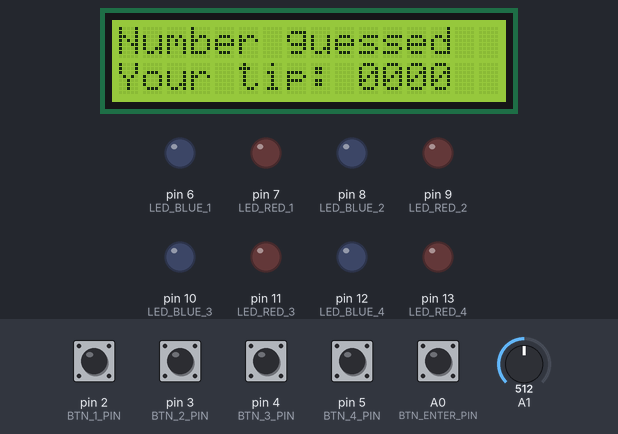
Bench run of a sketch on a simulated Arduino Uno, built with avr-gcc and run on an emulated ATmega328P. On the bench: 16×2 character LCD, output pins drawn as LEDs (lit = HIGH). The test bench sets the inputs (shaded band); at power-on: A0 (BTN_ENTER_PIN), pin 2 (BTN_1_PIN), pin 3 (BTN_2_PIN), pin 4 (BTN_3_PIN), pin 5 (BTN_4_PIN) LOW, A1 = 512. Random numbers use the default seed unless the sketch sets one; what the sketch prints to the serial monitor is not drawn. At 15.7 s the program stops and its outputs stay as they are.

Above: at 5.1 s.
5.2 s: A0 (BTN_ENTER_PIN) pulled HIGH for 1 s
At 6.9 s:
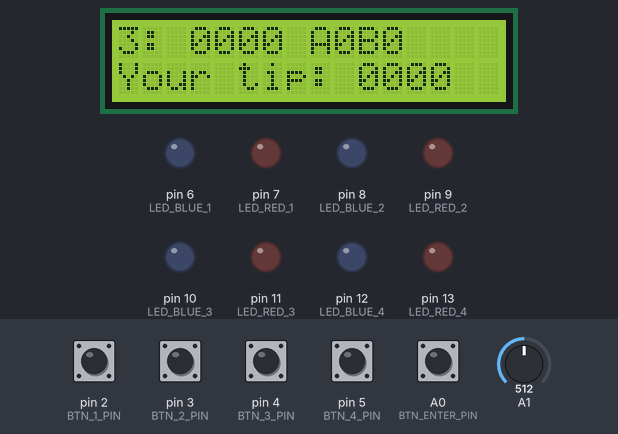
7.7 s: pin 3 (BTN_2_PIN) pulled HIGH for 1 s
At 8.9 s:
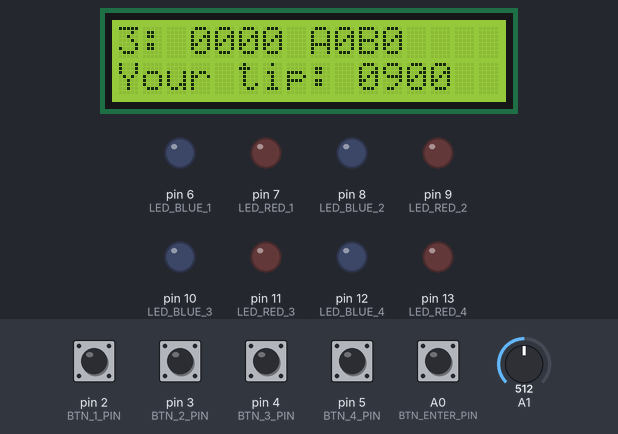
10.2 s: pin 2 (BTN_1_PIN) pulled HIGH for 0.2 s
At 11.4 s:
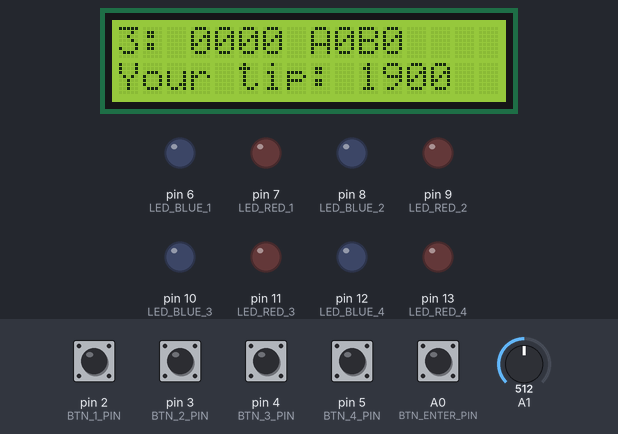
11.9 s: A0 (BTN_ENTER_PIN) pulled HIGH for 0.2 s
At 13.2 s:
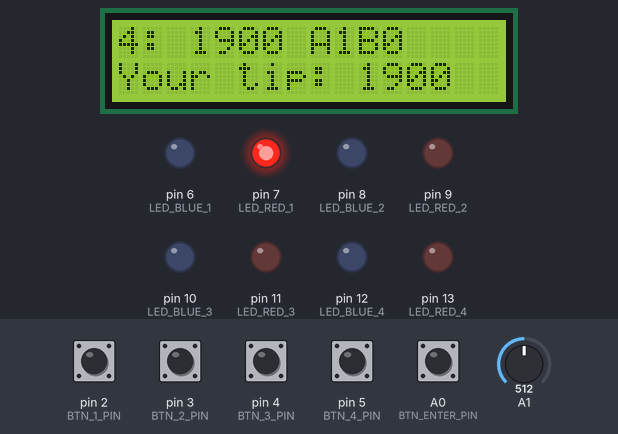
13.6 s: A0 (BTN_ENTER_PIN) pulled HIGH for 1 s
At 16.3 s:
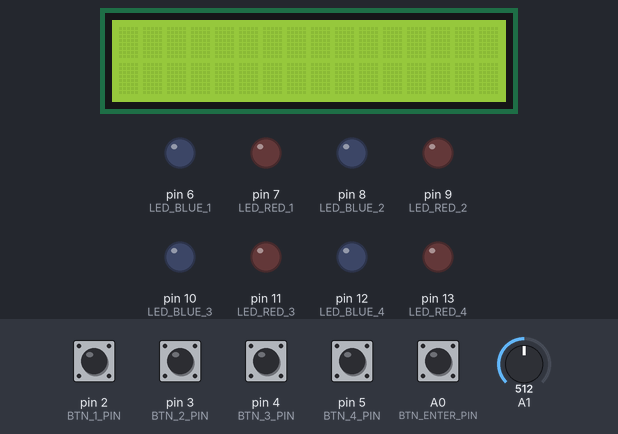
Timing chart, 0 to 17.2 s (numbered marks = the images above; inputs shaded):
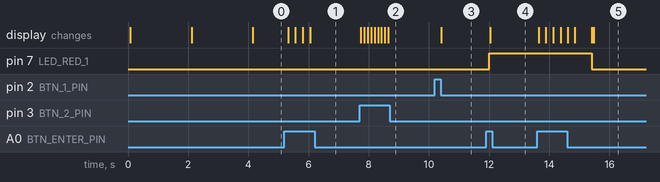

Measured:
- after the input at 5.2 s, the display: first changes after 0.12 s (image 1 shows a later state)
- after the input at 7.7 s, the display: first changes at once (image 2 shows a later state)
- after the input at 10.2 s, the display: changes after 0.21 s (image 3)
- after the input at 11.9 s, pin 7 (LED_RED_1): LOW → HIGH after 0.11 s; the display: changes after 0.14 s (image 4)
- after the input at 13.6 s, pin 7 (LED_RED_1): HIGH → LOW after 1.8 s; the display: first changes at once (image 5 shows a later state)

The sketch:

main.ino
```cpp
//YWROBOT
//Compatible with the Arduino IDE 1.0
//Library version:1.1


#include "mastermind.h"

 // set the LCD address to 0x27 for a 16 chars and 2 line display

void setup()
{
                     // initialize the lcd
  Serial.begin(9600);
  // Print a message to the LCD.

  randomSeed(analogRead(1));

  pinMode(LED_RED_1, OUTPUT);
  pinMode(LED_RED_2, OUTPUT);
  pinMode(LED_RED_3, OUTPUT);
  pinMode(LED_RED_4, OUTPUT);
  pinMode(LED_BLUE_1, OUTPUT);
  pinMode(LED_BLUE_2, OUTPUT);
  pinMode(LED_BLUE_3, OUTPUT);
  pinMode(LED_BLUE_4, OUTPUT);
  pinMode(BTN_1_PIN, INPUT);
  pinMode(BTN_2_PIN, INPUT);
  pinMode(BTN_3_PIN, INPUT);
  pinMode(BTN_4_PIN, INPUT);
  pinMode(BTN_ENTER_PIN, INPUT);

}


void loop()
{

    char * str = generate_code(false, 4);
    str = "1234";
    play_game(str);
    Serial.println("out");

    free(str);
    delay(500);
}
```

mastermind.cpp
```cpp
#include <Arduino.h>
#include "mastermind.h"
#include <stdlib.h>
#include <stdio.h>
#include "lcd_wrapper.h"
#include <stdbool.h>

//generate code vrati vzgenerovane retazec ktory mame uhadnut
//ak je boo repeat = true potom sa budu opakovat cisla v hladanom kode ked je false, nebudu sa opakovat
// length urcuje dlzku vygenerovaneho kodu
char* generate_code(bool repeat, int length){
  if (length < 1){  // podmieky zo zadania
    return NULL;
  }

  if (repeat == false){ // podmienky
    if(length > 10){
      return NULL;
    }
  }
  char* result;
  result = (char*) calloc(length+1, sizeof(char));

  if(repeat == true){ //ak sa mozu cisla opkaovat
    for(int i = 0; i < length; i++){
      result[i] = random(10)+48;

    }
    result[length-1] = '\0';
  }

  if(repeat == false){
    for(int i = 0; i < length; i++){

    }
  }
}
//secret - ciselna kombinacia ktoru hladame
//gues ciselna kokbinacia ktora reprezentuje aktualny hracov ti
//peg_a pocet uhadnutych cisel nachadzajucich sa na spravnej pozicii
//peg_b pocet uhadnutych cislic ktore sa nenachadzaju na spravnej pozicii
void get_score(const char *secret, const char *guess, int *peg_a, int *peg_b)
{
  int a = 0;
  int b = 0;

// ak sa nachadza spravne cislo na spravnej pozicii
  for(int i = 0 ; i < strlen(secret) ; ++i) {
    if(secret[i] == guess[i]) {
      a++;
    }
  }

// ak sa nachadza cislo ale nie na spravnejj pozicii

  for(int i = 0 ; i < strlen(secret) ; i++) {
    for(int j = 0 ; j < strlen(secret) ; j++) {

      if(i != j ){
        if(secret[i] == guess[j]){
          b++;
          continue;
        }
      }
    }
  }
  *peg_a = a;
  *peg_b = b;
}

//ledky budu vypnute
void turn_off_leds(){
    digitalWrite(LED_RED_1, LOW);
    digitalWrite(LED_RED_2, LOW);
    digitalWrite(LED_RED_3, LOW);
    digitalWrite(LED_RED_4, LOW);
    digitalWrite(LED_BLUE_1, LOW);
    digitalWrite(LED_BLUE_2, LOW);
    digitalWrite(LED_BLUE_3, LOW);
    digitalWrite(LED_BLUE_4, LOW);

}


void render_leds(const int peg_a, const int peg_b){
int pin_a = 7;
int pin_b = 6;

  if ((peg_a != 0) && ((peg_a + peg_b) != 0) ){
    for (int i = 0; i < peg_a; ++i){
      digitalWrite(pin_a,HIGH);
      pin_a = pin_a + 2;
    }
  }

  if ((peg_b != 0) && ((peg_a + peg_b) != 0)){
    for (int i = 0; i < peg_b; ++i){
      digitalWrite(pin_b,HIGH);
      pin_b = pin_b + 2;
    }
  }

}

void render_history(char *secret, char **history, const int entry_nr)
{
    int peg_a = 0;
    int peg_b = 0;
    get_score(secret, history[entry_nr], &peg_a, &peg_b);
    render_leds(peg_a, peg_b);
    String reds = String(" A"+String(peg_a));
    String blues = String("B" + String(peg_b));
    lcd_print_at(0, 0, String(String(entry_nr) + ": " + history[entry_nr]+ (reds + blues)).c_str());
}


void play_game(char *secret){

//memoery allocation
    char **history = malloc(10 * sizeof(char *));
    for (int i = 0; i < 10; i++)
    {
        history[i] = malloc(5 * sizeof(char));
    }

    lcd_init();
    turn_off_leds();
    String scrt = String(secret);
    String guess = String("0000");
    int attempts = 0;

    Serial.println("new");
    Serial.println(secret);
    lcd_clear();
    lcd_print_at(0, 0, String("Welcome to").c_str());
    lcd_print_at(0, 1, String("game").c_str());
    delay(2000);
    lcd_clear();
    lcd_print_at(0, 0, String("Mastermind").c_str());
    lcd_print_at(0, 1, String("guesss the secret").c_str());

    delay(2000);
    lcd_clear();
    lcd_print_at(0, 0, "Number guessed");
    lcd_print_at(0, 1, String("Your: 0000").c_str());

    int peg_a = 0;
    int peg_b = 0;
    while (attempts < 10 && peg_a != 4){
    unsigned long time = 0;
    int cursor = attempts-1;

    while (digitalRead(2) == HIGH){

        time +=1;
        if (digitalRead(3) == HIGH){
            cursor = cursor - 1;
            if(cursor >= 0){
                turn_off_leds();
                render_history(secret, history, cursor);
            }else{
                cursor = 0;
            }
            delay(300);
        }

        if (digitalRead(4) == HIGH){
            cursor = cursor + 1;
            if(cursor < attempts){
                turn_off_leds();
                render_history(secret, history, cursor);
            }else{
                cursor = attempts-1;
            }
            delay(300);
        }
    }

    if (time < 17000 && time > 0){
        guess[0] = guess[0] + 1;
        if (guess[0] > '9'){
          guess[0] = '0';
        }
    }

    if (digitalRead(3) == HIGH){
        guess[1] = guess[1] + 1;
        if (guess[1] > '9') {
          guess[1] = '0';
        }
    }

    if (digitalRead(4) == HIGH){
        guess[2] = guess[2] + 1;
        if (guess[2] > '9'){
          guess[2] = '0';
        }
    }

    if (digitalRead(5) == HIGH){
        guess[3] = guess[3] + 1;
      if(guess[3] > '9'){
        guess[3] = '0';
      }
    }
        lcd_print_at(0, 1, String("Your tip: " + guess).c_str());


        if (digitalRead(A0) == HIGH)
        {
            turn_off_leds();
            peg_a = 0;
            peg_b = 0;

            get_score(secret, guess.c_str(), &peg_a, &peg_b);
            render_leds(peg_a, peg_b);

            lcd_clear();
            memcpy(history[attempts], guess.c_str(), 5*sizeof(char));
            String reds = String(" A"+String(peg_a));
            String blues = String("B" + String(peg_b));
            lcd_print_at(0, 0, String(String(attempts) + ": " + history[attempts]+ (reds + blues)).c_str());
            lcd_print_at(0, 1, String("Your tip: " + guess).c_str());
            attempts += 1;
            delay(100);
        }
        delay(100);
    }
    lcd_clear();
    if(peg_a == 4){
        lcd_print_at(0, 0, "Congrats you won");
    }else{
        lcd_print_at(0, 0, "Sorry you lost");
        lcd_print_at(0, 1, String("Answer:"+ scrt).c_str());
    }

    //delay(2000);

    //vymaze historiu
    int i = 0;
    for (i; i < 10; i++){
        free(history[i]);
    }
    free(history);
}
```

mastermind.h
```cpp
#ifndef _MASTERMIND_H
#define _MASTERMIND_H

#define BTN_1_PIN       2
#define BTN_2_PIN       3
#define BTN_3_PIN       4
#define BTN_4_PIN       5
#define BTN_ENTER_PIN   A0

/*
#define LED_BLUE_1      7
#define LED_RED_1       6
#define LED_BLUE_2      9
#define LED_RED_2       8
#define LED_BLUE_3      13
#define LED_RED_3       12
#define LED_BLUE_4      11
#define LED_RED_4       10
*/


#define BTN_1_PIN       2
#define BTN_2_PIN       3
#define BTN_3_PIN       4
#define BTN_4_PIN       5
#define BTN_ENTER_PIN   A0

#define LED_BLUE_1      6
#define LED_RED_1       7
#define LED_BLUE_2      8
#define LED_RED_2       9
#define LED_BLUE_3      10
#define LED_RED_3       11
#define LED_BLUE_4      12
#define LED_RED_4       13


/**
 * Generate secret code
 *
 * Generates secret code, which consists from digits only as a string.
 * No two digits in the code combination can be same! Only if the repeat
 * parameter is set to true.
 * The length of generated code is set by the parameter length. If the given
 * parameter is less than 1, function will generate no code and returns NULL.
 * @param repeat if set to true, numbers in the generated code can repeat
 * @param length the length of the code
 * @return Pointer to the random generated code as string of given length. If length param is less than 1, return NULL.
 */
char* generate_code(bool repeat, int length);


/**
 * Game loop
 *
 * This is the main game loop. Function is called with the secret combination and
 * ends, when the combination is found or when the player runs out of the attempts.
 * @param secret reference to the secret combination
 */
void play_game(char* secret);


/**
 * Renders the RGB leds based on the guessed combination
 *
 * Lights up RGB leds with propper colors based on the current guessed combination.
 * Red color is for guessed number on correct position and blue number is for
 * guessed number on incorrect posititoin.
 * @param peg_a number of guessed digits on correct position
 * @param peg_b number of guessed digits on incorrect position
 */
void render_leds(const int peg_a, const int peg_b);


/**
 * Turns all RGB leds off
 */
void turn_off_leds();


/**
 * Renders history
 *
 * Renders line of a history defined by the parameter entry_nr on the display.
 * @param secret reference to the secret combination
 * @param history list (array) of history entries
 * @param entry_nr index of history entry to render
 */
void render_history(char* secret, char** history, const int entry_nr);


/**
 * Returns score for the given guess
 *
 * @param secret the pointer to the secret code
 * @param guess the pointer to the current guess
 * @param peg_a output parameter to get number of As for current guess
 * * @param peg_b output parameter to get number of Bs for current guess
 */
void get_score(const char* secret, const char* guess, int* peg_a, int* peg_b);
#endif
```

lcd_wrapper.cpp
```cpp
#include <Arduino.h>
#include <LiquidCrystal_I2C.h>
#include <Wire.h>
#include "lcd_wrapper.h"

LiquidCrystal_I2C lcd(0x27,16,2);

void lcd_init(){
    lcd.init();
    lcd.backlight();
}

void lcd_clear(){
    lcd.clear();
}


void lcd_set_cursor(int y, int x){
    lcd.setCursor(y, x);
}


void lcd_print(char* text){
    lcd.print(text);
}


void lcd_print_at(int y, int x, char* text){
    lcd_set_cursor(y, x);
    lcd_print(text);
}
```

lcd_wrapper.h
```cpp
#ifndef _LCD_H
#define _LCD_H

/**
 * Initialize LCD
 *
 * Everything you need to initialize your LCD display, place here.
 * This function should be called in function setup().
 */
void lcd_init();


/**
 * Clears the LCD display
 *
 * Clears content of the LCD display. After the call is display empty.
 */
void lcd_clear();


/**
 * Set cursor to given posititon
 *
 * Sets cursor to given position based on y and x coordinates.
 * @param y the row
 * @param x the column
 */
void lcd_set_cursor(int y, int x);


/**
 * Print text on LCD display
 *
 * Prints the givent text on the display on the current
 * cursor position.
 * @param text the text to print
 */
void lcd_print(char* text);


/**
 * Set cursor to given positition and print text
 *
 * Sets the cursor to given position based on y and x coorindates
 * and then prints the given text.
 * @param y the row
 * @param x the column
 * @param text the text to print
 */
void lcd_print_at(int y, int x, char* text);

#endif
```
